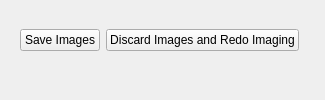
      <widget class="QWidget" name="Results">
       <attribute name="title">
        <string>Results</string>
       </attribute>
       <layout class="QGridLayout" name="gridLayout_5">
        <item row="0" column="0">
         <widget class="QStackedWidget" name="DriveUploadConfirmStack">
          <property name="maximumSize">
           <size>
            <width>16777215</width>
            <height>100</height>
           </size>
          </property>
          <property name="currentIndex">
           <number>0</number>
          </property>
          <widget class="QWidget" name="page">
           <layout class="QGridLayout" name="gridLayout_6">
            <item row="1" column="1">
             <widget class="QPushButton" name="redo_images_button">
              <property name="text">
               <string>Discard Images and Redo Imaging</string>
              </property>
             </widget>
            </item>
            <item row="1" column="0">
             <widget class="QPushButton" name="save_images_button">
              <property name="text">
               <string>Save Images</string>
              </property>
             </widget>
            </item>
           </layout>
          </widget>
         </widget>
        </item>
        <item row="5" column="0" colspan="2">
         <layout class="QGridLayout" name="gridLayout">
          <item row="0" column="0">
           <widget class="QLabel" name="photo1">
            <property name="text">
             <string/>
            </property>
           </widget>
          </item>
          <item row="0" column="1">
           <widget class="QLabel" name="photo2">
            <property name="text">
             <string/>
            </property>
           </widget>
          </item>
         </layout>
        </item>
       </layout>
      </widget>
